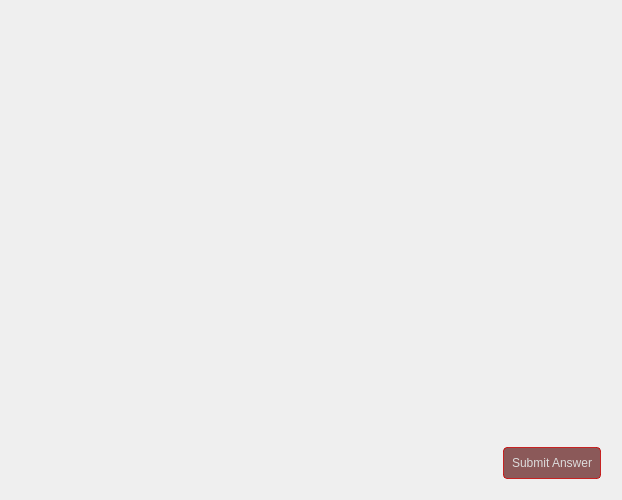
<?xml version="1.0" encoding="UTF-8"?>
<ui version="4.0">
 <class>forensicsbox</class>
 <widget class="QWidget" name="forensicsbox">
  <property name="geometry">
   <rect>
    <x>0</x>
    <y>0</y>
    <width>622</width>
    <height>500</height>
   </rect>
  </property>
  <property name="sizePolicy">
   <sizepolicy hsizetype="Preferred" vsizetype="Preferred">
    <horstretch>0</horstretch>
    <verstretch>0</verstretch>
   </sizepolicy>
  </property>
  <property name="minimumSize">
   <size>
    <width>600</width>
    <height>0</height>
   </size>
  </property>
  <property name="maximumSize">
   <size>
    <width>16777215</width>
    <height>16777215</height>
   </size>
  </property>
  <property name="windowTitle">
   <string>Form</string>
  </property>
  <layout class="QGridLayout" name="gridLayout">
   <item row="2" column="0">
    <layout class="QVBoxLayout" name="AnswerLayout">
     <property name="spacing">
      <number>10</number>
     </property>
     <property name="sizeConstraint">
      <enum>QLayout::SetMinimumSize</enum>
     </property>
     <property name="leftMargin">
      <number>10</number>
     </property>
     <property name="topMargin">
      <number>20</number>
     </property>
     <property name="rightMargin">
      <number>10</number>
     </property>
     <property name="bottomMargin">
      <number>20</number>
     </property>
    </layout>
   </item>
   <item row="0" column="0">
    <widget class="QTextBrowser" name="QuestionBox">
     <property name="sizePolicy">
      <sizepolicy hsizetype="Preferred" vsizetype="Preferred">
       <horstretch>0</horstretch>
       <verstretch>0</verstretch>
      </sizepolicy>
     </property>
     <property name="minimumSize">
      <size>
       <width>600</width>
       <height>200</height>
      </size>
     </property>
     <property name="styleSheet">
      <string notr="true">background-color: rgba(0,0,0,0);
color: rgb(220,220,200);</string>
     </property>
     <property name="frameShape">
      <enum>QFrame::NoFrame</enum>
     </property>
     <property name="frameShadow">
      <enum>QFrame::Plain</enum>
     </property>
     <property name="horizontalScrollBarPolicy">
      <enum>Qt::ScrollBarAlwaysOff</enum>
     </property>
     <property name="sizeAdjustPolicy">
      <enum>QAbstractScrollArea::AdjustToContents</enum>
     </property>
     <property name="textInteractionFlags">
      <set>Qt::TextBrowserInteraction</set>
     </property>
     <property name="placeholderText">
      <string/>
     </property>
     <property name="openExternalLinks">
      <bool>true</bool>
     </property>
    </widget>
   </item>
   <item row="1" column="0">
    <spacer name="verticalSpacer_2">
     <property name="orientation">
      <enum>Qt::Vertical</enum>
     </property>
     <property name="sizeType">
      <enum>QSizePolicy::Fixed</enum>
     </property>
     <property name="sizeHint" stdset="0">
      <size>
       <width>10</width>
       <height>10</height>
      </size>
     </property>
    </spacer>
   </item>
   <item row="3" column="0">
    <layout class="QHBoxLayout" name="horizontalLayout">
     <property name="sizeConstraint">
      <enum>QLayout::SetMinimumSize</enum>
     </property>
     <property name="leftMargin">
      <number>10</number>
     </property>
     <property name="topMargin">
      <number>10</number>
     </property>
     <property name="rightMargin">
      <number>10</number>
     </property>
     <property name="bottomMargin">
      <number>10</number>
     </property>
     <item>
      <spacer name="horizontalSpacer">
       <property name="orientation">
        <enum>Qt::Horizontal</enum>
       </property>
       <property name="sizeType">
        <enum>QSizePolicy::MinimumExpanding</enum>
       </property>
       <property name="sizeHint" stdset="0">
        <size>
         <width>40</width>
         <height>20</height>
        </size>
       </property>
      </spacer>
     </item>
     <item>
      <widget class="QPushButton" name="Submit">
       <property name="sizePolicy">
        <sizepolicy hsizetype="Minimum" vsizetype="Fixed">
         <horstretch>0</horstretch>
         <verstretch>0</verstretch>
        </sizepolicy>
       </property>
       <property name="cursor">
        <cursorShape>PointingHandCursor</cursorShape>
       </property>
       <property name="styleSheet">
        <string notr="true">color: rgb(220,220,220);
padding: 8px;
background-color: rgba(80, 0, 0, 160);
border: 1px solid rgba(200,0,0,200);
border-radius: 4px;</string>
       </property>
       <property name="text">
        <string>Submit Answer</string>
       </property>
       <property name="flat">
        <bool>false</bool>
       </property>
      </widget>
     </item>
    </layout>
   </item>
  </layout>
 </widget>
 <resources/>
 <connections/>
</ui>
